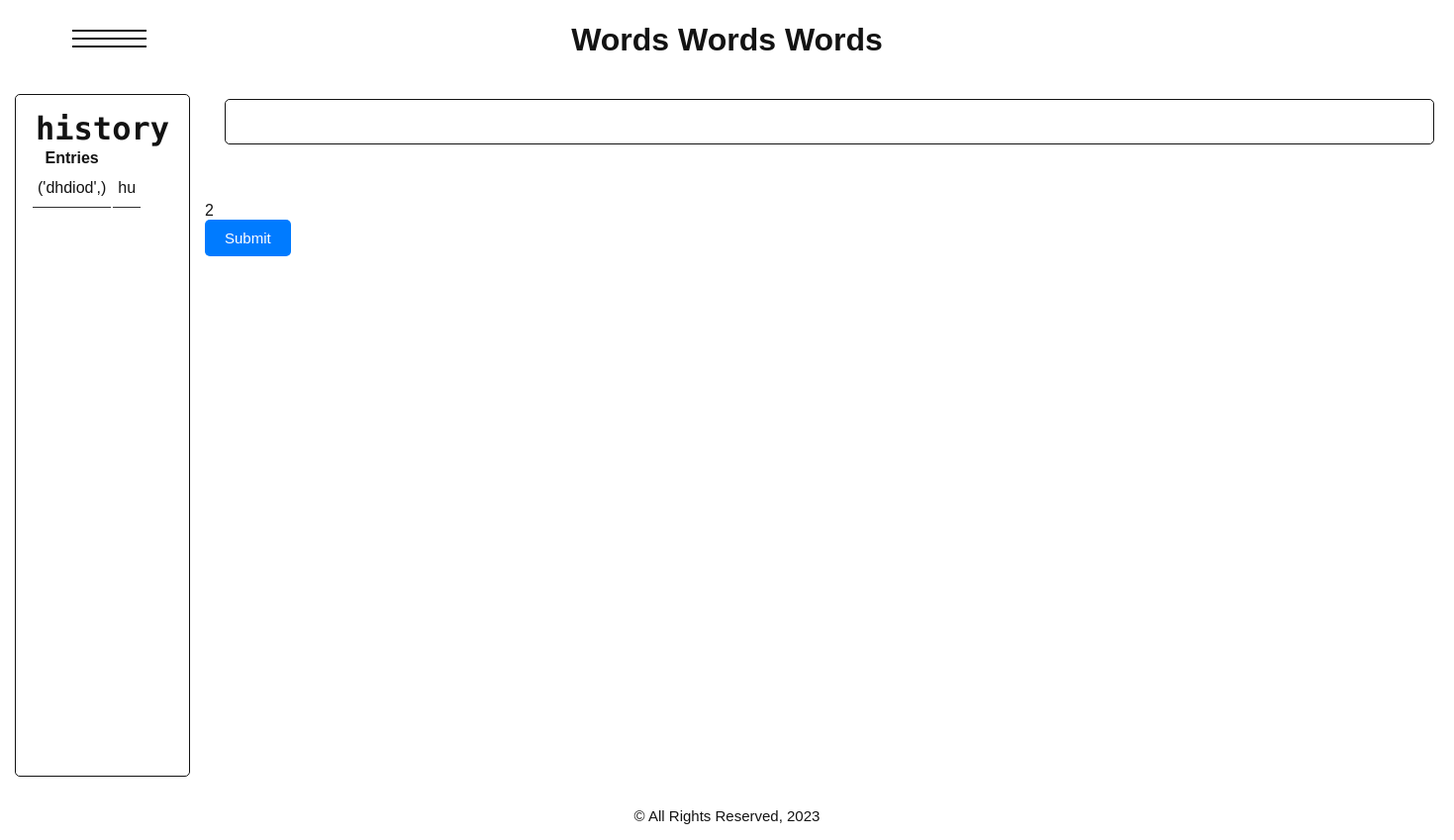
/journal (signed in), run on an earlier commit of the app's database.
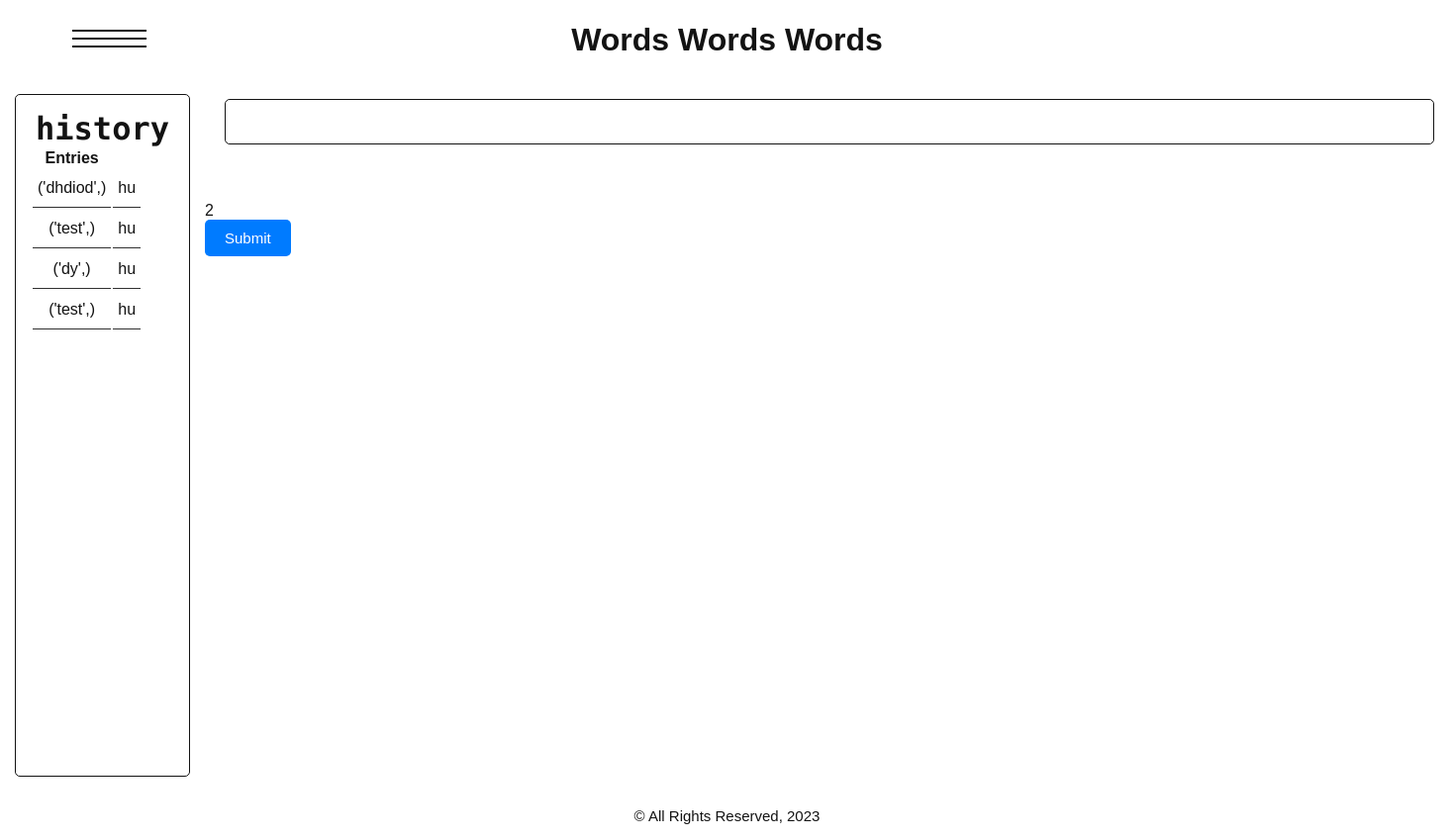
And on a later commit of the database.
### tables this page shows
CREATE TABLE "j_entries" (
	"id"	INTEGER NOT NULL UNIQUE,
	"user"	INTEGER NOT NULL,
	"entry"	TEXT NOT NULL,
	PRIMARY KEY("id" AUTOINCREMENT)
);

### words.py (the view)
@app.route('/journal', methods=['GET','POST'])
def journal():
    user = session.get('username')
    print(user)
    entries=db.entries_by(user)
    uid= db._select(f"""select id from accounts where username='{user}'""")[0][0]
    user = [entries, user, uid]
    print(user)
    if request.method == 'POST':
            entry = request.json['entry']
            print(entry)
            db.add_entry(entry, uid)
            return "yo" #redirect(url_for('journal'))  # Redirect to the same page after submission
    return render_template("journal.html", user=user)

### database.py (called while the page is built)
def _select(requete, params=None):
    with sqlite3.connect(DBNAME) as db:
        c = db.cursor()
        try:
            if params is None:
                c.execute(requete)
            else:
                c.execute(requete, params)
            result=c.fetchall()
            return result
        except Exception as e:
            print(f"Error during insert select operation: {e}")
            db.rollback()
        finally:
            c.close()

def entries_by(user):
    requete = f"select j_entries.entry from j_entries, accounts where accounts.username='{user}' and j_entries.user=accounts.id"
    return _select(requete)

### templates/journal.html (shortened to what this page needs)
{% extends "template.html" %}
{% block container %}
<div id="journal__container">
    <div id="journal__left">
            <h2>history</h2>
            <table>
                <tr><th><b>Entries</b></th></tr>
                {% for entries in user[0] %}
                    <tr><td>{{ entries }}</td><td>{{ user[1] }}</td></tr>
                {% endfor %}
            </table>
    </div>
    <form method="post" id="journal">
    <div id="journal__right">
        <input type="text" name="[datetime]" id="input"><br>
    </div>
    {% for uid in [user[2]] %}
        <p id="uid" display=None>{{uid}}</p>
        <input id="jrb" type="button" value="Submit" onclick="journal(event, document.getElementById('uid').innerHTML)">
    {% endfor %}
</form>
</div>
{% endblock %}

### templates/template.html (shortened to what this page needs)
<!DOCTYPE html>
<html lang='fr'>
<head>
  <link rel="stylesheet" href="{{ url_for('static', filename='style.css') }}"/>
</head>
<body>
<nav class="navbar" id="nav">
  <div class="navbar__container" >
    <div class="navbar__toggle" id="mobile-menu">
      <span class="bar"></span> <span class="bar"></span>
      <span class="bar"></span>
    </div>
    <a href="https://www.youtube.com/watch?v=iuF6CpML3IQ" id="navbar__head">Words Words Words</a>
  </div>
</nav>
{% block content %}
  <section>
    <div class="container content">
    {% block container %}
    {% endblock %}
    </div>
  </section>
{% endblock %}
<div class="footer__container">
  <section class="social__media">
    <div class="social__media--wrap">
      <p class="website__rights">© All Rights Reserved, 2023</p>
    </div>
  </section>
</div>
</body>
</html>

### static/style.css (style rules this page uses)
:root { --primary: #fff; --secondary: #fff; --white: #fff; --black: #131313; }
* { box-sizing: border-box; margin: 0; padding: 0; font-family: 'Kumbh Sans', sans-serif; scroll-behavior: smooth; color: var(--black); }
body { background: var(--primary); }
.navbar { background: var(--secondary); background: image; height: 80px; display: block; justify-content: center; align-items: center; font-size: 1.2rem; position: fixed; width: 100%; top: 0; z-index: 9999; transition: all 1s ease; }
h2 { font-family: Space Mono; font-size: 2rem; }
.navbar__container { height: 80px; z-index: 1; width: 100%; max-width: 2300px; margin: 0 auto; padding: 0 50px; }
#navbar__head { color: var(--black); padding: 12px; margin-top: 10px; text-align: center; width: 100%; font-weight: bold; cursor: pointer; text-decoration: none; font-size: 2rem; }
.navbar__container { background: transparent ; display: flex; justify-content: space-between; height: 80px; z-index: 1; width: 100%; max-width: 1300px; padding: 0; }
.navbar__toggle .bar { width: 75px; height: 2px; margin: 6px auto; transition: all 0.3s ease-in-out; background: var(--black); }
#mobile-menu { position: absolute; top: 30%; left: 5%; }
.navbar__toggle .bar { display: block; cursor: pointer; }
.footer__container { background: var(--secondary); padding: 1rem; display: flex; flex-direction: column; justify-content: center; align-items: center; }
.website__rights { color: var(--black); font-size: 15px; }
td { padding:10px 5px; margin:10px; border-bottom: 1px #303030 solid; }
input { all: unset; font-size: 15px; padding: 3px; border: 1.5px solid var(--black); background: var(--white); border-radius: 5px; }
#journal__container { margin-top: 80px; height: calc(100vh - 80px); width: 100%; display: flex; }
#journal__left { width: 17rem; padding: 15px; margin: 15px; border: 1.5px solid var(--black); border-radius: 5px; text-align: center; }
#journal__right { flex: 1; padding: 20px; display: flex; flex-direction: column; align-items: center; }
#input { width: 150vh; max-width: 150vh; min-height: 3vh; padding: 10px; margin-bottom: 20px; border: 1.5px solid var(--black); border-radius: 5px; resize: none; }
#jrb { padding: 10px 20px; background-color: #007bff; color: #fff; border: none; border-radius: 5px; cursor: pointer; }

What changed in the data, as far as the page shows it:
added j_entries: entries "('test',)", user "hu"
added j_entries: entries "('dy',)", user "hu"
added j_entries: entries "('test',)", user "hu"
